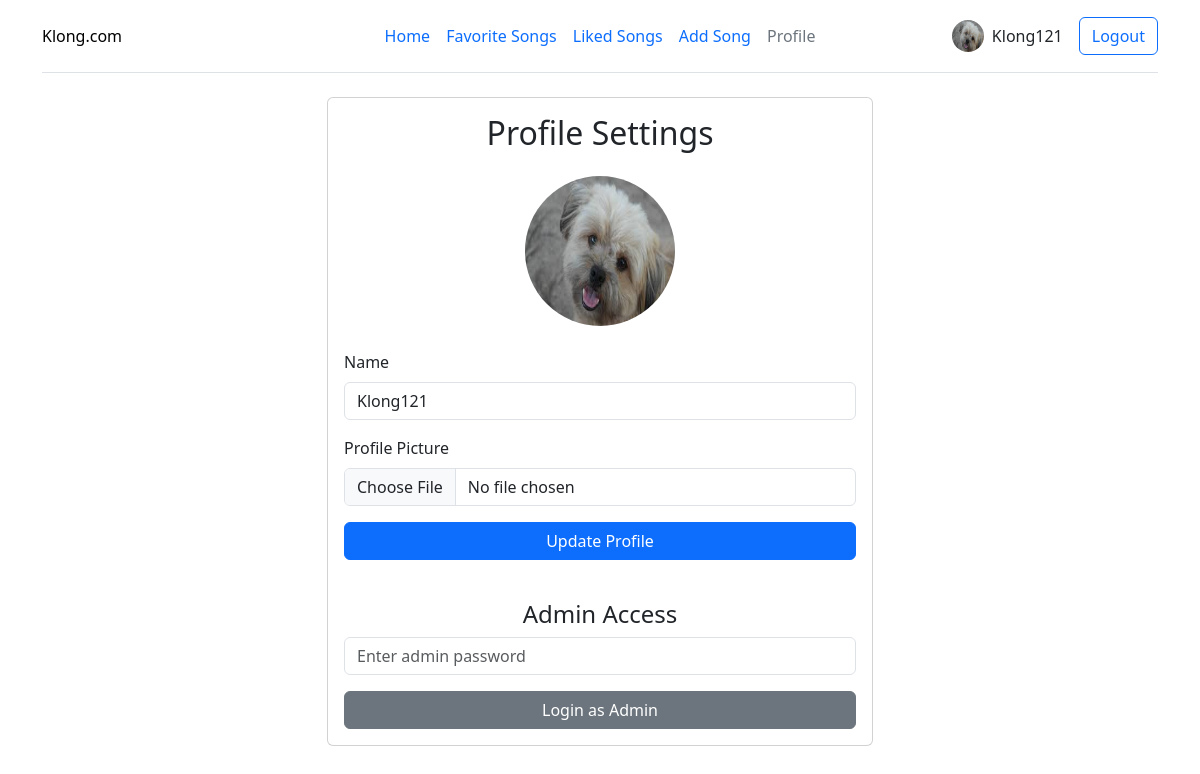
Before: /profile (signed in) with the older database file.
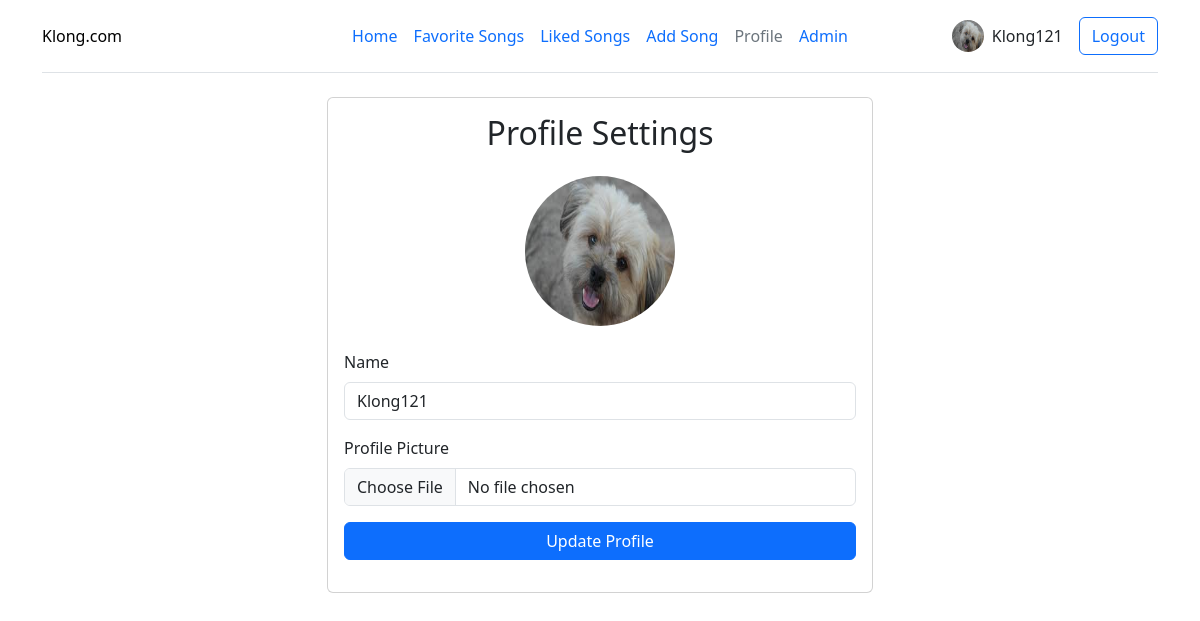
After: the same page with the newer database file.
### app.py (models this page shows)
class User(db.Model, UserMixin):
    id = db.Column(db.Integer, primary_key=True)
    username = db.Column(db.String(150), unique=True, nullable=False)
    password = db.Column(db.String(150), nullable=False)
    name = db.Column(db.String(150), default='Noman')
    profile_pic = db.Column(db.String(500), default='/static/uploads/profile/default.png')
    is_admin = db.Column(db.Boolean, default=False)
    songs = db.relationship('Song', backref='user', lazy=True)
    likes = db.relationship('Like', backref='user', lazy=True)

### app.py (the view, shortened to what this page needs)
@app.route('/profile', methods=['GET', 'POST'])
@login_required
def profile():
    return render_template('profile.html')

### app.py (called while the page is built)
@login_manager.user_loader
def load_user(user_id):
    return User.query.get(int(user_id))

### templates/profile.html (shortened to what this page needs)
<!DOCTYPE html>
<html lang="en">
<head>
    <link href="https://cdn.jsdelivr.net/npm/bootstrap@5.3.3/dist/css/bootstrap.min.css" rel="stylesheet">
    <link rel="stylesheet" href="https://cdnjs.cloudflare.com/ajax/libs/font-awesome/6.0.0/css/all.min.css">
</head>
<body>
    <div class="container">
        <header class="d-flex flex-wrap align-items-center justify-content-center justify-content-md-between py-3 mb-4 border-bottom">
            <div class="col-md-3 mb-2 mb-md-0">
                <a href="/" class="d-inline-flex link-body-emphasis text-decoration-none">
                    Klong.com
                </a>
            </div>
            <ul class="nav col-12 col-md-auto mb-2 justify-content-center mb-md-0">
                <li><a href="/" class="nav-link px-2">Home</a></li>
                <li><a href="/favorite" class="nav-link px-2">Favorite Songs</a></li>
                <li><a href="/like" class="nav-link px-2">Liked Songs</a></li>
                <li><a href="/add" class="nav-link px-2">Add Song</a></li>
                <li><a href="/profile" class="nav-link px-2 link-secondary">Profile</a></li>
                {% if current_user.is_admin %}
                <li><a href="/admin" class="nav-link px-2">Admin</a></li>
                {% endif %}
            </ul>
            <div class="col-md-3 text-end">
                <div class="d-flex align-items-center justify-content-end">
                    <img src="{{ current_user.profile_pic }}" class="rounded-circle me-2" width="32" height="32" alt="Profile">
                    <span class="me-3">{{ current_user.name }}</span>
                    <a href="/logout" class="btn btn-outline-primary">Logout</a>
                </div>
            </div>
        </header>
        <div class="row justify-content-center">
            <div class="col-md-6">
                <div class="card">
                    <div class="card-body">
                        <h2 class="card-title text-center mb-4">Profile Settings</h2>
                        <div class="text-center mb-4">
                            <img src="{{ current_user.profile_pic }}" class="rounded-circle" width="150" height="150" alt="Profile Picture">
                        </div>
                        <form method="POST" enctype="multipart/form-data">
                            <div class="mb-3">
                                <label for="name" class="form-label">Name</label>
                                <input type="text" class="form-control" id="name" name="name" value="{{ current_user.name }}">
                            </div>
                            <div class="mb-3">
                                <label for="profile_pic" class="form-label">Profile Picture</label>
                                <input type="file" class="form-control" id="profile_pic" name="profile_pic" accept="image/*">
                            </div>
                            <button type="submit" class="btn btn-primary w-100 mb-3">Update Profile</button>
                        </form>
                        {% if not current_user.is_admin %}
                        <div class="mt-4">
                            <h4 class="text-center">Admin Access</h4>
                            <form action="{{ url_for('admin_login') }}" method="POST">
                                <div class="mb-3">
                                    <input type="password" class="form-control" name="password" placeholder="Enter admin password">
                                </div>
                                <button type="submit" class="btn btn-secondary w-100">Login as Admin</button>
                            </form>
                        </div>
                        {% endif %}
                    </div>
                </div>
            </div>
        </div>
    </div>
</body>
</html>

Changed rows visible on the page:
changed User "Klong121": is_admin False → True (drawn)
Other visible differences:
text no longer shown: "Admin Access Login as Admin"
text now shown: "Admin"
